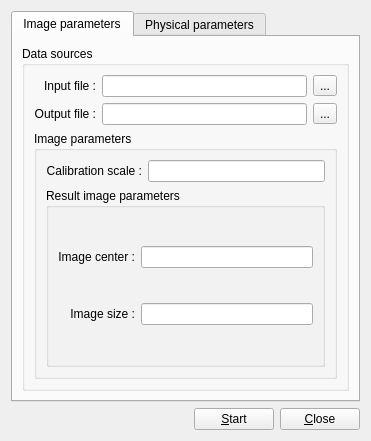
<?xml version="1.0" encoding="UTF-8"?>
<ui version="4.0">
 <class>conv_azimuth_widget</class>
 <widget class="QWidget" name="conv_azimuth_widget">
  <property name="geometry">
   <rect>
    <x>0</x>
    <y>0</y>
    <width>371</width>
    <height>422</height>
   </rect>
  </property>
  <property name="windowTitle">
   <string>Convolution by azimuth parameters</string>
  </property>
  <layout class="QGridLayout" name="gridLayout_6">
   <item row="0" column="0">
    <widget class="QTabWidget" name="tabWConv">
     <property name="currentIndex">
      <number>0</number>
     </property>
     <widget class="QWidget" name="tabImage">
      <attribute name="title">
       <string>Image parameters</string>
      </attribute>
      <layout class="QGridLayout" name="gridLayout">
       <item row="0" column="0">
        <widget class="QGroupBox" name="gbData">
         <property name="title">
          <string>Data sources</string>
         </property>
         <layout class="QGridLayout" name="gridLayout_2">
          <item row="0" column="2">
           <widget class="QToolButton" name="tbRggFileName">
            <property name="text">
             <string>...</string>
            </property>
           </widget>
          </item>
          <item row="1" column="0">
           <widget class="QLabel" name="lOutputFile">
            <property name="text">
             <string>&lt;html&gt;&lt;head/&gt;&lt;body&gt;&lt;p&gt;Output file :&lt;/p&gt;&lt;/body&gt;&lt;/html&gt;</string>
            </property>
            <property name="alignment">
             <set>Qt::AlignRight|Qt::AlignTrailing|Qt::AlignVCenter</set>
            </property>
           </widget>
          </item>
          <item row="1" column="1">
           <widget class="QLineEdit" name="lEConvDistFileName">
            <property name="readOnly">
             <bool>true</bool>
            </property>
           </widget>
          </item>
          <item row="1" column="2">
           <widget class="QToolButton" name="tbConvDFileName">
            <property name="text">
             <string>...</string>
            </property>
           </widget>
          </item>
          <item row="0" column="0">
           <widget class="QLabel" name="lInputFile">
            <property name="text">
             <string>&lt;html&gt;&lt;head/&gt;&lt;body&gt;&lt;p&gt;Input file :&lt;/p&gt;&lt;/body&gt;&lt;/html&gt;</string>
            </property>
            <property name="alignment">
             <set>Qt::AlignRight|Qt::AlignTrailing|Qt::AlignVCenter</set>
            </property>
           </widget>
          </item>
          <item row="0" column="1">
           <widget class="QLineEdit" name="lERggFileName">
            <property name="readOnly">
             <bool>true</bool>
            </property>
           </widget>
          </item>
          <item row="2" column="0" colspan="3">
           <widget class="QGroupBox" name="gbImage">
            <property name="title">
             <string>Image parameters</string>
            </property>
            <layout class="QGridLayout" name="gridLayout_3">
             <item row="0" column="0">
              <widget class="QLabel" name="lCalibration">
               <property name="text">
                <string>&lt;html&gt;&lt;head/&gt;&lt;body&gt;&lt;p&gt;Calibration scale :&lt;/p&gt;&lt;/body&gt;&lt;/html&gt;</string>
               </property>
               <property name="alignment">
                <set>Qt::AlignRight|Qt::AlignTrailing|Qt::AlignVCenter</set>
               </property>
              </widget>
             </item>
             <item row="0" column="1">
              <widget class="QLineEdit" name="lECalibration"/>
             </item>
             <item row="1" column="0" colspan="2">
              <widget class="QGroupBox" name="gbResultImage">
               <property name="title">
                <string>Result image parameters</string>
               </property>
               <layout class="QGridLayout" name="gResultImageLay">
                <item row="0" column="0">
                 <widget class="QLabel" name="lImageCenter">
                  <property name="text">
                   <string>Image center :</string>
                  </property>
                  <property name="alignment">
                   <set>Qt::AlignRight|Qt::AlignTrailing|Qt::AlignVCenter</set>
                  </property>
                 </widget>
                </item>
                <item row="0" column="1">
                 <widget class="QLineEdit" name="lEImageCenter"/>
                </item>
                <item row="1" column="0">
                 <widget class="QLabel" name="lImageSize">
                  <property name="text">
                   <string>&lt;html&gt;&lt;head/&gt;&lt;body&gt;&lt;p&gt;Image size :&lt;/p&gt;&lt;/body&gt;&lt;/html&gt;</string>
                  </property>
                  <property name="alignment">
                   <set>Qt::AlignRight|Qt::AlignTrailing|Qt::AlignVCenter</set>
                  </property>
                 </widget>
                </item>
                <item row="1" column="1">
                 <widget class="QLineEdit" name="lEImageSize"/>
                </item>
               </layout>
              </widget>
             </item>
            </layout>
           </widget>
          </item>
         </layout>
        </widget>
       </item>
      </layout>
     </widget>
     <widget class="QWidget" name="tabPhys">
      <attribute name="title">
       <string>Physical parameters</string>
      </attribute>
      <layout class="QGridLayout" name="gridLayout_5">
       <item row="0" column="0">
        <widget class="QGroupBox" name="gbPhysical">
         <property name="title">
          <string>Physician parameters</string>
         </property>
         <layout class="QGridLayout" name="gridLayout_4">
          <item row="2" column="1">
           <widget class="QLineEdit" name="lEDistanceStep"/>
          </item>
          <item row="9" column="0">
           <widget class="QLabel" name="lAzimuthStep">
            <property name="text">
             <string>&lt;html&gt;&lt;head/&gt;&lt;body&gt;&lt;p&gt;Step by azimuth :&lt;/p&gt;&lt;/body&gt;&lt;/html&gt;</string>
            </property>
            <property name="alignment">
             <set>Qt::AlignRight|Qt::AlignTrailing|Qt::AlignVCenter</set>
            </property>
           </widget>
          </item>
          <item row="9" column="1">
           <widget class="QLineEdit" name="lEAzimuthStep"/>
          </item>
          <item row="1" column="0">
           <widget class="QLabel" name="lBandWidth">
            <property name="text">
             <string>&lt;html&gt;&lt;head/&gt;&lt;body&gt;&lt;p&gt;Bandwidth :&lt;/p&gt;&lt;/body&gt;&lt;/html&gt;</string>
            </property>
            <property name="alignment">
             <set>Qt::AlignRight|Qt::AlignTrailing|Qt::AlignVCenter</set>
            </property>
           </widget>
          </item>
          <item row="1" column="1">
           <widget class="QLineEdit" name="lEBandwidth"/>
          </item>
          <item row="2" column="0">
           <widget class="QLabel" name="lDistanceStep">
            <property name="text">
             <string>&lt;html&gt;&lt;head/&gt;&lt;body&gt;&lt;p&gt;Step by distance :&lt;/p&gt;&lt;/body&gt;&lt;/html&gt;</string>
            </property>
            <property name="alignment">
             <set>Qt::AlignRight|Qt::AlignTrailing|Qt::AlignVCenter</set>
            </property>
           </widget>
          </item>
          <item row="3" column="0">
           <widget class="QLabel" name="lLightSpeed">
            <property name="text">
             <string>&lt;html&gt;&lt;head/&gt;&lt;body&gt;&lt;p&gt;Light speed :&lt;/p&gt;&lt;/body&gt;&lt;/html&gt;</string>
            </property>
            <property name="alignment">
             <set>Qt::AlignRight|Qt::AlignTrailing|Qt::AlignVCenter</set>
            </property>
           </widget>
          </item>
          <item row="3" column="1">
           <widget class="QLineEdit" name="lELightSpeed"/>
          </item>
          <item row="6" column="1">
           <widget class="QLineEdit" name="lEQuantizationFrequency">
            <property name="readOnly">
             <bool>true</bool>
            </property>
           </widget>
          </item>
          <item row="6" column="0">
           <widget class="QLabel" name="lQuantFrequency">
            <property name="text">
             <string>&lt;html&gt;&lt;head/&gt;&lt;body&gt;&lt;p&gt;Quantization frequency :&lt;/p&gt;&lt;/body&gt;&lt;/html&gt;</string>
            </property>
            <property name="alignment">
             <set>Qt::AlignRight|Qt::AlignTrailing|Qt::AlignVCenter</set>
            </property>
           </widget>
          </item>
          <item row="7" column="0">
           <widget class="QLabel" name="lImpulseDuration">
            <property name="text">
             <string>&lt;html&gt;&lt;head/&gt;&lt;body&gt;&lt;p&gt;Impulse duration, microseconds :&lt;/p&gt;&lt;/body&gt;&lt;/html&gt;</string>
            </property>
            <property name="alignment">
             <set>Qt::AlignRight|Qt::AlignTrailing|Qt::AlignVCenter</set>
            </property>
           </widget>
          </item>
          <item row="7" column="1">
           <widget class="QLineEdit" name="lEImpulseDuration"/>
          </item>
          <item row="8" column="0">
           <widget class="QLabel" name="lNumberofReadingsInImpulse">
            <property name="text">
             <string>Number of readings in impulse :</string>
            </property>
            <property name="alignment">
             <set>Qt::AlignRight|Qt::AlignTrailing|Qt::AlignVCenter</set>
            </property>
           </widget>
          </item>
          <item row="8" column="1">
           <widget class="QLineEdit" name="lENumberOfReadingsInImpulse">
            <property name="readOnly">
             <bool>true</bool>
            </property>
           </widget>
          </item>
          <item row="10" column="0">
           <widget class="QLabel" name="lAlamb">
            <property name="text">
             <string>&lt;html&gt;&lt;head/&gt;&lt;body&gt;&lt;p&gt;Lambda :&lt;/p&gt;&lt;/body&gt;&lt;/html&gt;</string>
            </property>
            <property name="alignment">
             <set>Qt::AlignRight|Qt::AlignTrailing|Qt::AlignVCenter</set>
            </property>
           </widget>
          </item>
          <item row="10" column="1">
           <widget class="QLineEdit" name="lEAlamb"/>
          </item>
          <item row="4" column="0" alignment="Qt::AlignRight">
           <widget class="QLabel" name="lHorizontalComponent">
            <property name="text">
             <string>&lt;html&gt;&lt;head/&gt;&lt;body&gt;&lt;p&gt;Horizontal component :&lt;/p&gt;&lt;/body&gt;&lt;/html&gt;</string>
            </property>
           </widget>
          </item>
          <item row="4" column="1">
           <widget class="QLineEdit" name="lEHorizontalComponent"/>
          </item>
          <item row="0" column="1">
           <widget class="QLineEdit" name="lEShift"/>
          </item>
          <item row="0" column="0" alignment="Qt::AlignRight">
           <widget class="QLabel" name="lNShift">
            <property name="text">
             <string>&lt;html&gt;&lt;head/&gt;&lt;body&gt;&lt;p&gt;Image shift :&lt;/p&gt;&lt;/body&gt;&lt;/html&gt;</string>
            </property>
           </widget>
          </item>
          <item row="5" column="0" alignment="Qt::AlignRight">
           <widget class="QLabel" name="lVerticalComonent">
            <property name="text">
             <string>&lt;html&gt;&lt;head/&gt;&lt;body&gt;&lt;p&gt;Vertical component :&lt;/p&gt;&lt;/body&gt;&lt;/html&gt;</string>
            </property>
           </widget>
          </item>
          <item row="5" column="1">
           <widget class="QLineEdit" name="lEVerticalComponent"/>
          </item>
         </layout>
        </widget>
       </item>
      </layout>
     </widget>
    </widget>
   </item>
   <item row="1" column="0">
    <layout class="QHBoxLayout" name="hButtonsLayout">
     <item>
      <spacer name="horizontalSpacer">
       <property name="orientation">
        <enum>Qt::Horizontal</enum>
       </property>
       <property name="sizeHint" stdset="0">
        <size>
         <width>40</width>
         <height>20</height>
        </size>
       </property>
      </spacer>
     </item>
     <item>
      <widget class="QPushButton" name="pbStart">
       <property name="text">
        <string>&amp;Start</string>
       </property>
      </widget>
     </item>
     <item>
      <widget class="QPushButton" name="pbClose">
       <property name="text">
        <string>&amp;Close</string>
       </property>
      </widget>
     </item>
    </layout>
   </item>
  </layout>
 </widget>
 <resources/>
 <connections/>
</ui>
